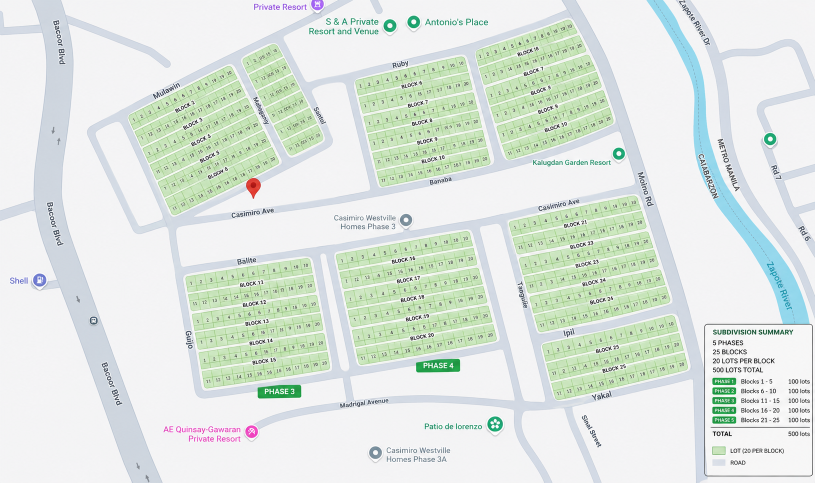
#> input picture web-app/src/assets/lotmap.png, 1630 x 965 px (shown at 1/2 size)
$ python tmp_dilate_blocks.py
#> lines starting #> are read from the running program, lines starting #| are printed output that depends on the picture; after the words box and inside, x2 and y2 are one past the last pixel; in counts of white or black regions, pixels touching at a corner belong together
from PIL import Image
from pathlib import Path
import numpy as np
from collections import deque

img = Image.open(Path('web-app/src/assets/lotmap.png')).convert('RGB')
#> img is the input picture: PIL image 1630x965 RGB; mean R, G, B 222.1, 231.1, 223.8
a = np.array(img)
r,g,b = a[:,:,0], a[:,:,1], a[:,:,2]
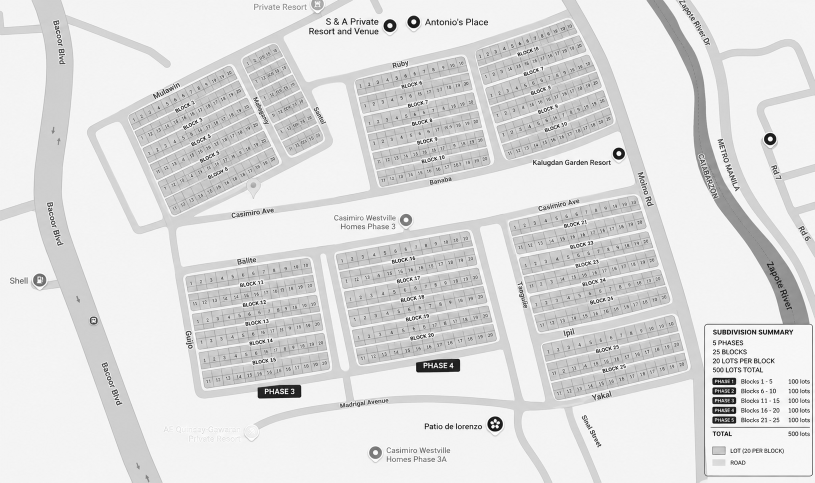
#> r: shape (965, 1630) (shown at 1/2 size); min 0, max 255, mean 222.1
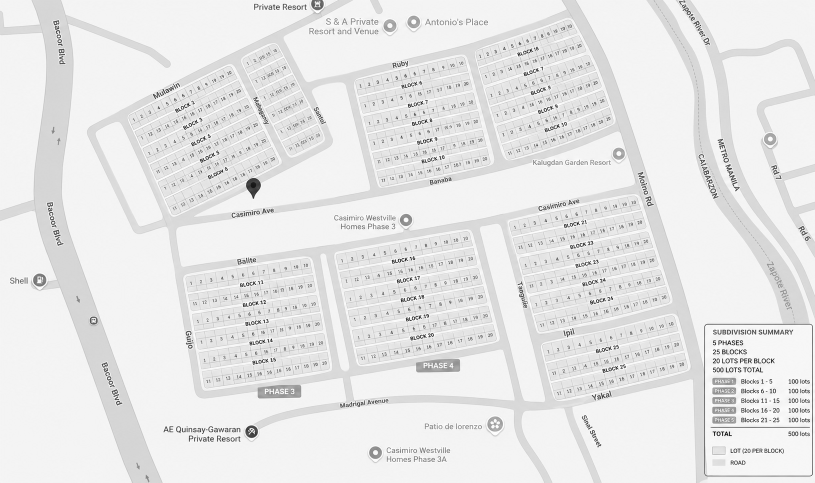
#> g: shape (965, 1630) (shown at 1/2 size); min 0, max 255, mean 231.1
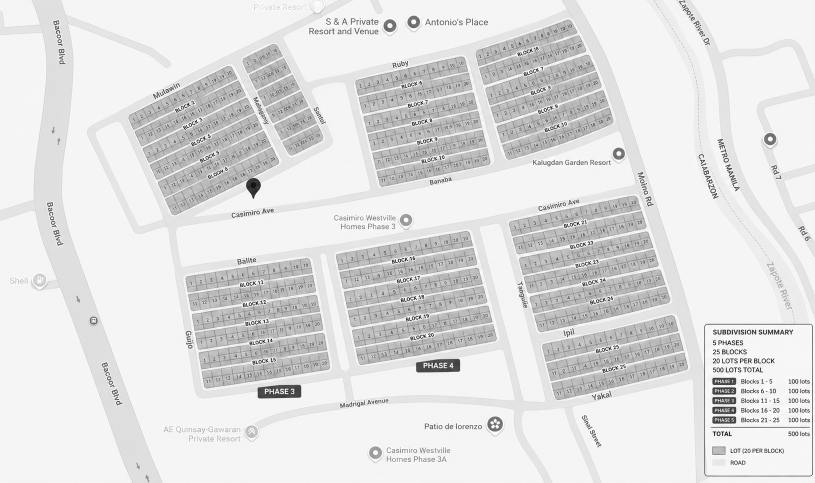
#> b: shape (965, 1630) (shown at 1/2 size); min 0, max 255, mean 223.8
mask = (g > 120) & (g > r+20) & (g > b+20) & (r < 220) & (b < 220) & ((r+b)/2 < 210)
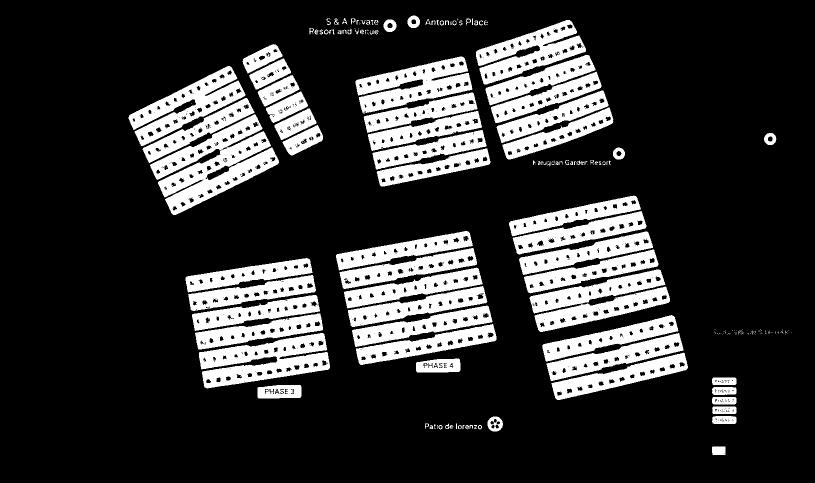
#> mask: shape (965, 1630) bool (shown at 1/2 size); 20.4% white; 275 white regions (168 under 20 px), largest, box (x1, y1, x2, y2) and area: (300, 228, 558, 430) 22031, (398, 666, 660, 777) 15800, (257, 132, 491, 292) 13377

h,w = mask.shape
#> h = 965; w = 1630
new = mask.copy()
for dy in range(-8, 9):
    for dx in range(-8, 9):
        shifted = np.zeros_like(mask)
        if dy < 0:
            ys = slice(0, h+dy)
            ys2 = slice(-dy, h)
        else:
            ys = slice(dy, h)
            ys2 = slice(0, h-dy)
        if dx < 0:
            xs = slice(0, w+dx)
            xs2 = slice(-dx, w)
        else:
            xs = slice(dx, w)
            xs2 = slice(0, w-dx)
        shifted[ys2, xs2] = mask[ys, xs]
        new |= shifted
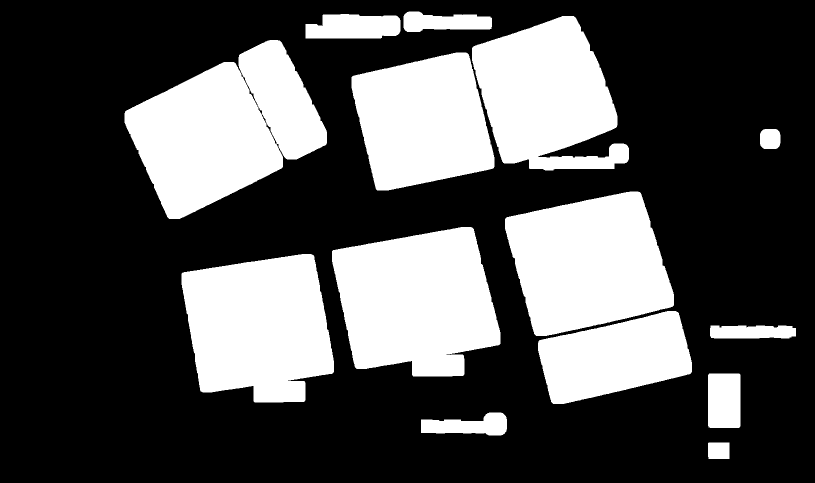
#> new: shape (965, 1630) bool (shown at 1/2 size); 31.6% white; 14 white regions, largest, box (x1, y1, x2, y2) and area: (249, 80, 654, 438) 84868, (664, 454, 1001, 753) 76341, (363, 508, 668, 805) 70852
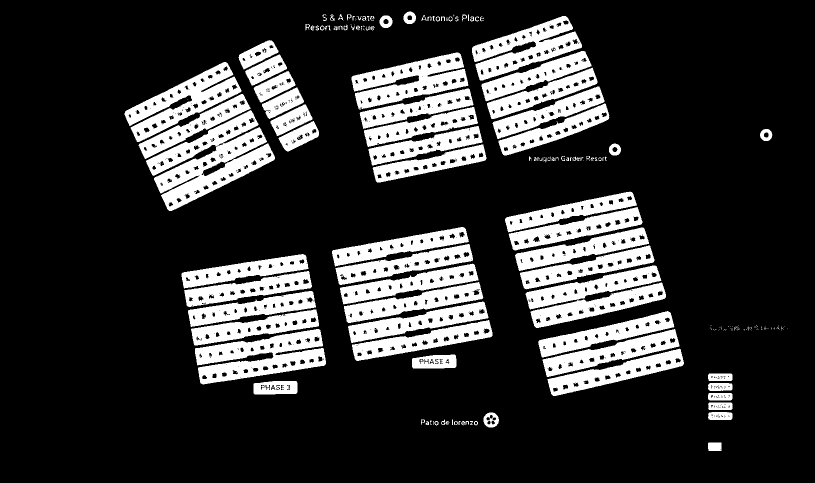
#> shifted: shape (965, 1630) bool (shown at 1/2 size); 20.4% white; 275 white regions (168 under 20 px), largest, box (x1, y1, x2, y2) and area: (292, 220, 550, 422) 22031, (390, 658, 652, 769) 15800, (249, 124, 483, 284) 13377
mask = new

labels = np.zeros_like(mask, dtype=int)
label = 0
for y in range(h):
    for x in range(w):
        if not mask[y, x] or labels[y, x] != 0:
            continue
        label += 1
        q = deque([(x, y)])
        labels[y, x] = label
        while q:
            cx, cy = q.popleft()
            for dx, dy in [(-1, 0), (1, 0), (0, -1), (0, 1)]:
                nx, ny = cx + dx, cy + dy
                if 0 <= nx < w and 0 <= ny < h and mask[ny, nx] and labels[ny, nx] == 0:
                    labels[ny, nx] = label
                    q.append((nx, ny))
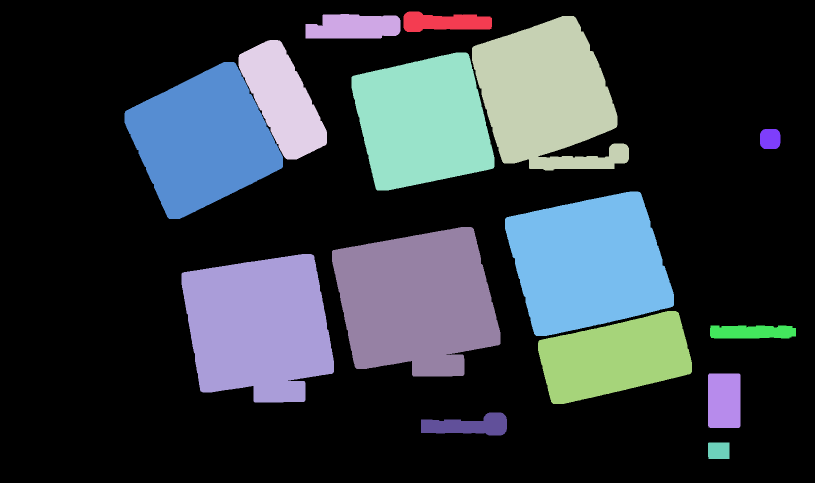
#> labels: shape (965, 1630) int64 (shown at 1/2 size); 16 distinct labels, from 0 to 15; one colour per label, 0 black
#> after the loop, label = 15

boxes = []
for i in range(1, label + 1):
    ys, xs = np.where(labels == i)
    if len(xs) == 0:
        continue
    minx, maxx = xs.min(), xs.max()
    miny, maxy = ys.min(), ys.max()
    area = len(xs)
    boxes.append((minx, miny, maxx, maxy, area))
#> this loop made 15 passes
#> (minx, maxx, miny, maxy, area) on passes 1 to 12: (807, 983, 23, 63, 5311), (611, 800, 28, 76, 7990), (944, 1257, 32, 340, 64866), (477, 653, 80, 318, 23340), (703, 988, 105, 380, 58731), (249, 565, 124, 437, 61528), (1520, 1560, 258, 297, 1508), (1010, 1347, 383, 671, 70507), (664, 1000, 454, 752, 76341), (363, 667, 508, 804, 70852), (1076, 1383, 622, 807, 38686), (1420, 1591, 651, 676, 4169)
#> after the loop, boxes = 15 items, first 6: (807, 23, 983, 63, 5311), (611, 28, 800, 76, 7990), (944, 32, 1257, 340, 64866), (477, 80, 653, 318, 23340), (703, 105, 988, 380, 58731), (249, 124, 565, 437, 61528)

boxes = [b for b in boxes if b[4] > 10000]
#> boxes = [(944, 32, 1257, 340, 64866), (477, 80, 653, 318, 23340), (703, 105, 988, 380, 58731), (249, 124, 565, 437, 61528), (1010, 383, 1347, 671, 70507), (664, 454, 1000, 752, 76341), (363, 508, 667, 804, 70852), (1076, 622, 1383, 807, 38686)]
boxes.sort(key=lambda b: (b[1], b[0]))
for i, (minx, miny, maxx, maxy, area) in enumerate(boxes, 1):
    print(i, minx, miny, maxx, maxy, area, f"{minx/w*100:.2f}% {miny/h*100:.2f}% {(maxx-minx)/w*100:.2f}% {(maxy-miny)/h*100:.2f}%")
#> this loop made 8 passes
#| 1 944 32 1257 340 64866 57.91% 3.32% 19.20% 31.92%
#| 2 477 80 653 318 23340 29.26% 8.29% 10.80% 24.66%
#| 3 703 105 988 380 58731 43.13% 10.88% 17.48% 28.50%
#| 4 249 124 565 437 61528 15.28% 12.85% 19.39% 32.44%
#| 5 1010 383 1347 671 70507 61.96% 39.69% 20.67% 29.84%
#| 6 664 454 1000 752 76341 40.74% 47.05% 20.61% 30.88%
#| 7 363 508 667 804 70852 22.27% 52.64% 18.65% 30.67%
#| 8 1076 622 1383 807 38686 66.01% 64.46% 18.83% 19.17%
print('total', len(boxes))
#| total 8

$ run again, with web-app/src/assets/block11_crop.png copied over web-app/src/assets/lotmap.png
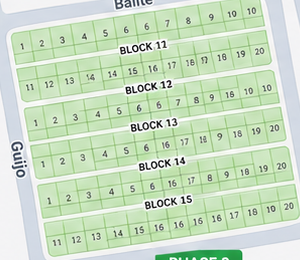
#> input picture web-app/src/assets/block11_crop.png, 300 x 260 px
#> img is the input picture: PIL image 300x260 RGB; mean R, G, B 202, 222.7, 195.1
#> `mask = (g > 120) & (g > r+20) & (g > b+20) & (r < 220) & (b < 220) & (..`:
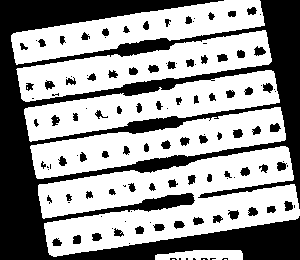
#> mask: shape (260, 300) bool; 60.1% white; 122 black regions (44 under 20 px), largest, box (x1, y1, x2, y2) and area: (0, 0, 300, 260) 27325, (254, 46, 266, 56) 77, (270, 123, 281, 132) 74
#> after the loop `for dy in range(-8, 9):`:
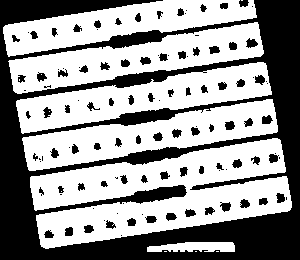
#> shifted: shape (260, 300) bool; 59.4% white; 115 black regions (37 under 20 px), largest, box (x1, y1, x2, y2) and area: (0, 0, 300, 260) 27855, (246, 38, 258, 48) 77, (262, 115, 273, 124) 74
#> after the loop `for y in range(h):`: label = 1
#> the loop `for i in range(1, label + 1):` made 1 pass
#> (minx, maxx, miny, maxy, area) on pass 1: (3, 299, 0, 259, 67026)
#> after the loop `for i in range(1, label + 1):`: boxes = [(3, 0, 299, 259, 67026)]
#> the loop `for i, (minx, miny, maxx, maxy, area) in enumerate(boxes, 1):` made 1 pass
#> (i, minx, miny, maxx, maxy, area) on pass 1: (1, 3, 0, 299, 259, 67026)
#> (printed output is left out)
#| total 1

$ run again, with web-app/src/assets/block16_crop.png copied over web-app/src/assets/lotmap.png
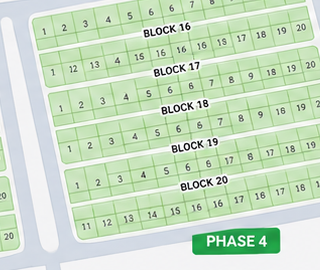
#> input picture web-app/src/assets/block16_crop.png, 320 x 270 px
#> img is the input picture: PIL image 320x270 RGB; mean R, G, B 202.2, 223.3, 197
#> `mask = (g > 120) & (g > r+20) & (g > b+20) & (r < 220) & (b < 220) & (..`:
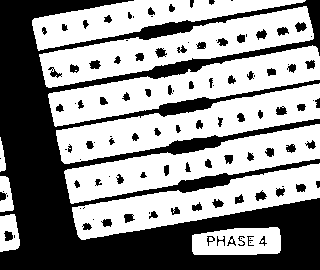
#> mask: shape (270, 320) bool; 57% white; 112 black regions (31 under 20 px), largest, box (x1, y1, x2, y2) and area: (0, 0, 320, 270) 33486, (295, 22, 307, 32) 79, (89, 60, 101, 69) 76
#> after the loop `for y in range(h):`:
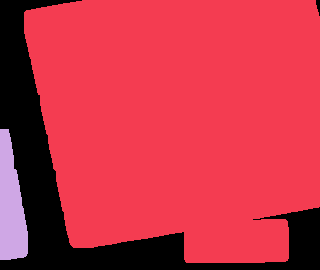
#> labels: shape (270, 320) int64; 3 distinct labels, from 0 to 2; one colour per label, 0 black
#> after the loop `for y in range(h):`: label = 2
#> the loop `for i in range(1, label + 1):` made 2 passes
#> (minx, maxx, miny, maxy, area) on passes 1 to 2: (24, 319, 0, 262, 67456), (0, 27, 129, 259, 2627)
#> after the loop `for i in range(1, label + 1):`: boxes = [(24, 0, 319, 262, 67456), (0, 129, 27, 259, 2627)]
#> `boxes = [b for b in boxes if b[4] > 10000]`: boxes = [(24, 0, 319, 262, 67456)]
#> the loop `for i, (minx, miny, maxx, maxy, area) in enumerate(boxes, 1):` made 1 pass
#> (i, minx, miny, maxx, maxy, area) on pass 1: (1, 24, 0, 319, 262, 67456)
#> (printed output is left out)
#| total 1
